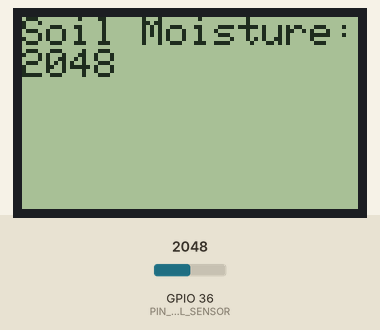
This sketch was run on a simulated ESP32. On the bench: 84×48 one-colour display. The test bench sets the inputs (shaded band); at power-on: GPIO 36 (PIN_SOIL_SENSOR) = 2048. WiFi joins after 1.5 s; servers stay silent unless stated; what the sketch prints to the serial monitor is not drawn.

Above: at 3.2 s.
3.3 s: GPIO 36 (PIN_SOIL_SENSOR) set to 2866
At 9.1 s:
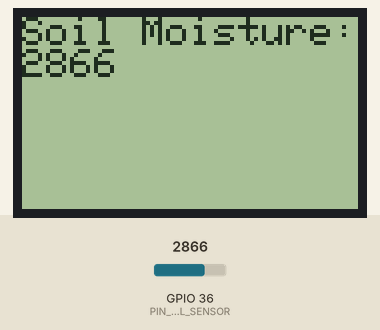
10.4 s: GPIO 36 (PIN_SOIL_SENSOR) set to 3603
At 15.6 s:
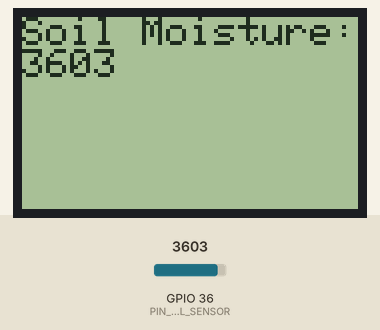
17.5 s: GPIO 36 (PIN_SOIL_SENSOR) set to 4095
At 22.1 s:
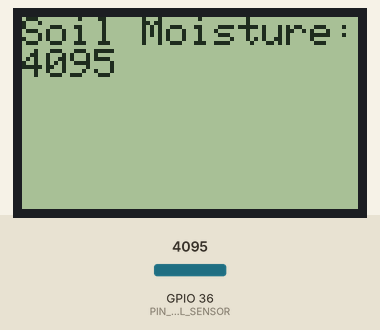
Timing chart, 0 to 23.6 s (numbered marks = the images above; inputs shaded):
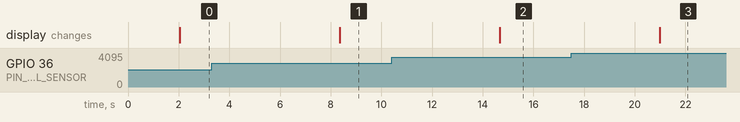

Measured:
- after the input at 3.3 s, the display: changes after 5.1 s (image 1)
- after the input at 10.4 s, the display: changes after 4.3 s (image 2)
- after the input at 17.5 s, the display: changes after 3.5 s (image 3)

The sketch:

IoT_Thingspeak-Soil_Capacitive.ino
```cpp
#include <SPI.h>
#include <Adafruit_GFX.h>
#include <Adafruit_PCD8544.h>
#include <WiFi.h>
#include <ThingSpeak.h>

#define PIN_SDA 21
#define PIN_SCL 22

#define PIN_SOIL_SENSOR A0

#define WIFI_SSID "vyas"
#define WIFI_PASSWORD "jrv@2363"
#define THINGSPEAK_CHANNEL_ID 2435670 // Replace 123456 with your actual ThingSpeak channel ID

#define THINGSPEAK_API_KEY "GDYEA434S9NKMNR1"
WiFiClient client;

Adafruit_PCD8544 display = Adafruit_PCD8544(5, 18, 23, 19, 17);

void setup() {
  Serial.begin(115200);
  pinMode(PIN_SOIL_SENSOR, INPUT);

  display.begin();
  display.setContrast(50);
  display.clearDisplay();

  WiFi.begin(WIFI_SSID, WIFI_PASSWORD);
  while (WiFi.status() != WL_CONNECTED) {
    delay(1000);
    Serial.println("Connecting to WiFi...");
  }
  Serial.println("Connected to WiFi");

  ThingSpeak.begin(client);
}

void loop() {
  int soilMoisture = analogRead(PIN_SOIL_SENSOR);

  display.clearDisplay();
  display.setTextSize(1);
  display.setTextColor(BLACK);
  display.setCursor(0,0);
  display.println("Soil Moisture:");
  display.println(soilMoisture);
  display.display();

  Serial.print("Soil Moisture: ");
  Serial.println(soilMoisture);

  ThingSpeak.setField(1, soilMoisture);
  int status = ThingSpeak.writeFields(THINGSPEAK_CHANNEL_ID, THINGSPEAK_API_KEY);
  if (status == 200) {
    Serial.println("Data sent to ThingSpeak successfully");
  } else {
    Serial.println("Problem sending data to ThingSpeak");
  }

  delay(6000); // Wait for 1 minute before sending the next data
}
```
